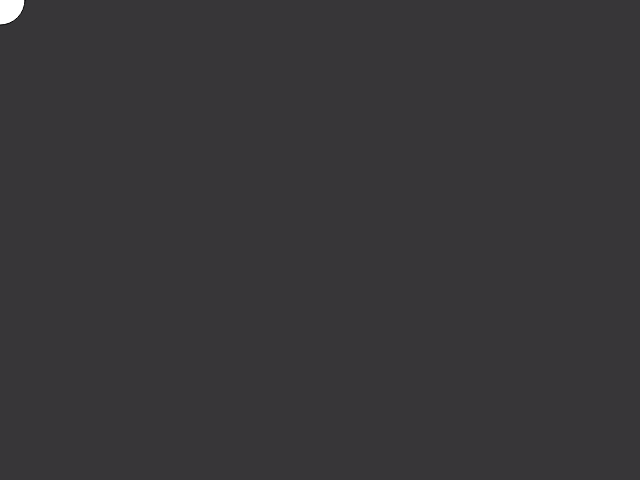
Frame 1 (no input)
Frame 60 (no input): identical to frame 1, image omitted
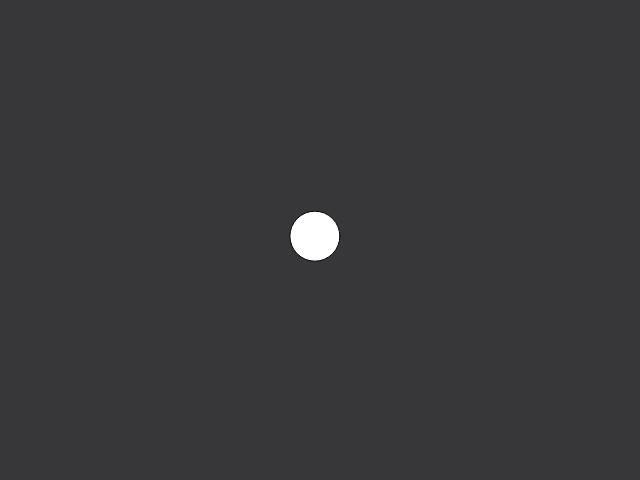
Frame 120 (the mouse pressed at the canvas centre since frame 60)

The p5.js sketch that drew these frames (run headless with seeded random() and noise() and a simulated clock; from frame 60 on, the mouse is pressed at the canvas centre):

// p5.js sketch
// ── sketch.js
function setup() {
	// create a place to draw
	createCanvas(640, 480);
	noStroke();
	// noLoop();
xpos = mouseX;
ypos = mouseY;
}

function draw() {
	// clear the background
	background(55, 54, 56);
	xpos += (mouseX - xpos)/15;
	ypos += (mouseY - ypos)/15;
	// set a fill color
	stroke(0);
	strokeWeight(1);
	fill(255, 255, 255);
	ellipse(xpos, ypos, 50, 50);
}
